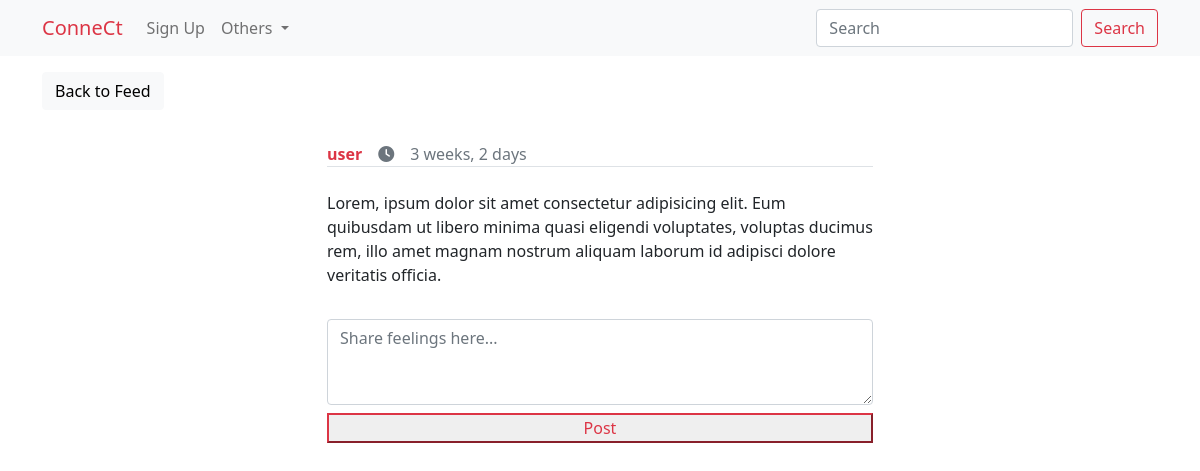
/social/post.details/4, run on the app's committed database.
### social/models.py (models this page shows, shortened)
class Post(models.Model):
    body = models.TextField()
    created_on = models.DateTimeField(auto_now_add=True)
    author = models.ForeignKey(User, on_delete=models.CASCADE)
    likes = models.ManyToManyField(User, related_name='likes',  blank=True)
    dislikes = models.ManyToManyField(User, related_name='dislikes', blank=True)

### social/views.py (the view, shortened to what this page needs)
# urls.py: path('post.details/<int:pk>', PostDetail.as_view(), name='Post'),
class PostDetail(View, LoginRequiredMixin):
    def get(self, request, pk, *args, **kwargs):
        post = Post.objects.get(pk=pk)
        comments = Comment.objects.filter(post=post)
        form = CommentForm()
        context = {'post':post, 'form':form, 'comments':comments}
        return render(request, 'social/post.html', context)

### social/forms.py
class CommentForm(forms.ModelForm):
    body = forms.CharField(widget=forms.Textarea(attrs={'rows':3}))
    class Meta:
        model = Comment
        fields = ['body']

### templates/social/post.html (shortened to what this page needs)
{% extends 'base.html' %}
{% load widget_tweaks %}
{% block content %}
<div class="container">
    <div class="row mt-3">
        <div class="col-md-6">
            <a class="btn btn-light" href="{% url 'Home' %}">Back to Feed</a>
        </div>
    </div>
    <div class="row justify-content-center mt-3">
        <div class="col-md-6">
            <div>
                <div class="border-bottom d-flex justify-content-between align-items-center mt-3">
                    <div class="d-flex gap-3 align-items-center">
                        <strong class="text-danger">
                            <a href="{% url 'Profile' post.author.pk %}" style="text-decoration: none;" class="text-danger mt-3">{{post.author.username}}</a>
                        </strong>
                        <i class="fa fa-clock text-muted" style="color:#333;"></i>
                        <span class="text-muted"> {{post.created_on|timesince}}</span>
                    </div>
                </div>
                <p class="py-3 mt-2">{{post.body}}</p>
            </div>
            <div>
                <form action="" method="post">
                    {% render_field form.body class='form-control'  placeholder='Share feelings here...' %}
                    <div class="d-grid mt-2">
                        <button type="submit" class="btn-block btn-outline-danger">Post</button>
                    </div>
                </form>
            </div>
        </div>
    </div>
</div>
{% endblock %}

### data on the page
Post: author.username "user", created_on "3 weeks, 2 days", body "Lorem, ipsum dolor sit amet consectetur adipisicing elit. Eum quibusdam ut libero minima quasi eligendi voluptates, voluptas ducimus rem, illo amet magnam nostrum aliquam laborum id adipisci dolore veritatis officia."
